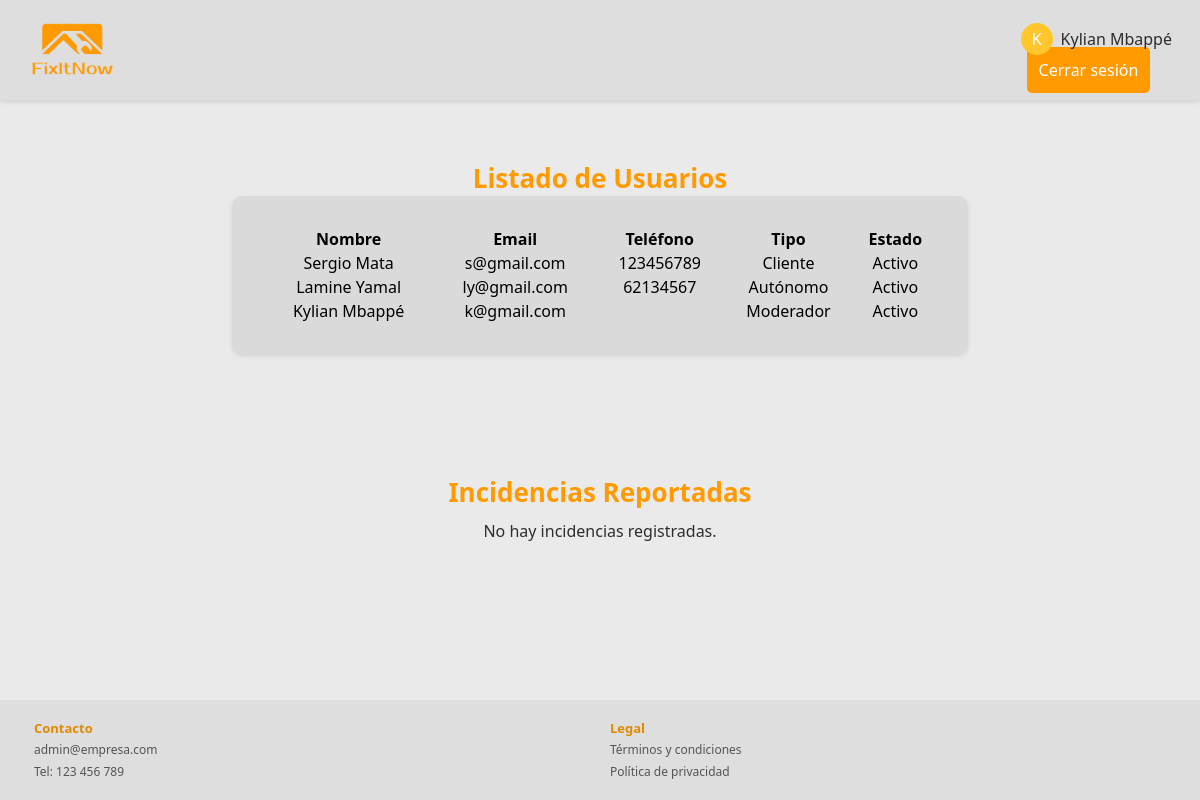
/vistas_usuarios/perfil_admin.php (signed in), run on the app's committed database.
### tables this page shows
CREATE TABLE `usuarios` (
  `id_usuario` int(11) NOT NULL,
  `nombre` varchar(255) NOT NULL,
  `apellido` varchar(255) NOT NULL,
  `email` varchar(255) NOT NULL,
  `contraseña` varchar(255) NOT NULL,
  `telefono` varchar(255) DEFAULT NULL,
  `direccion` text DEFAULT NULL,
  `DNI` varchar(9) NOT NULL,
  `foto_perfil` longblob NOT NULL,
  `id_tipo_usuario` int(11) DEFAULT NULL,
  `id_estado_usuario` int(11) DEFAULT NULL
);

CREATE TABLE `tipos_usuarios` (
  `id_tipo_usuario` int(11) NOT NULL,
  `tipo` varchar(255) NOT NULL
);

CREATE TABLE `estados_usuarios` (
  `id_estado_usuario` int(11) NOT NULL,
  `estado` varchar(255) NOT NULL
);

### vistas_usuarios/perfil_admin.php (the view, shortened to what this page needs)
<?php
require_once '../config/database.php';
try {
    $stmt = $pdo->prepare("
        SELECT u.*, tu.tipo as tipo_usuario, eu.estado as estado_usuario
        FROM usuarios u
        JOIN tipos_usuarios tu ON u.id_tipo_usuario = tu.id_tipo_usuario
        JOIN estados_usuarios eu ON u.id_estado_usuario = eu.id_estado_usuario
    ");
    $stmt->execute();
    $usuarios = $stmt->fetchAll();
    $stmt = $pdo->prepare("
        SELECT i.*
        FROM incidencias i
        ORDER BY i.titulo_incidencia DESC
    ");
    $stmt->execute();
    $incidencias = $stmt->fetchAll();
} catch (PDOException $e) {
    die("Error al obtener datos: " . $e->getMessage());
}
?>
<!DOCTYPE html>
<html lang="es">
<head>
    <link rel="stylesheet" href="../styles.css">
</head>
<body>
    <header>
        <div class="header-container">
            <div class="logo-container">
                <a href="../main.php">
                    <img src="../media/logo.png" alt="Logo" class="logo">
                </a>
            </div>
            <div class="user-container">
                <div class="profile-container">
                    <?php include '../includes/profile_header.php'; ?>
                    <a href="../includes/logout.php" class="submit-btn" style="margin-left: 10px;">Cerrar sesión</a>
                </div>
            </div>
        </div>
    </header>
    <div class="container1">
        <div class="document-container">
            <h1 class="document-title">Listado de Usuarios</h1>
            <div class="form-grid">
                <table>
                    <thead>
                        <tr>
                            <th>Nombre</th>
                            <th>Email</th>
                            <th>Teléfono</th>
                            <th>Tipo</th>
                            <th>Estado</th>
                        </tr>
                    </thead>
                    <tbody>
                        <?php foreach ($usuarios as $usuario): ?>
                            <tr>
                                <td><?= htmlspecialchars($usuario['nombre']) . ' ' . htmlspecialchars($usuario['apellido']) ?></td>
                                <td><?= htmlspecialchars($usuario['email']) ?></td>
                                <td><?= htmlspecialchars($usuario['telefono']) ?></td>
                                <td><?= htmlspecialchars($usuario['tipo_usuario']) ?></td>
                                <td><?= htmlspecialchars($usuario['estado_usuario']) ?></td>
                            </tr>
                        <?php endforeach; ?>
                    </tbody>
                </table>
            </div>
        </div>
        <div class="document-container">
            <h2 class="document-title">Incidencias Reportadas</h2>
            <?php if (count($incidencias) > 0): ?>
                <div class="form-grid">
                    <table>
                        <thead>
                            <tr>
                                <th>Persona</th>
                                <th>Email</th>
                                <th>Título</th>
                                <th>Descripción</th>
                            </tr>
                        </thead>
                        <tbody>
                            <?php foreach ($incidencias as $incidencia): ?>
                                <tr>
                                    <td><?= htmlspecialchars($incidencia['persona_incidencia']) ?></td>
                                    <td><?= htmlspecialchars($incidencia['mail_contacto']) ?></td>
                                    <td><?= htmlspecialchars($incidencia['titulo_incidencia']) ?></td>
                                    <td><?= htmlspecialchars($incidencia['cuerpo_incidencia']) ?></td>
                                </tr>
                            <?php endforeach; ?>
                        </tbody>
                    </table>
                </div>
            <?php else: ?>
                <p class="document-text">No hay incidencias registradas.</p>
            <?php endif; ?>
        </div>
    </div>
    <footer>
        <div class="footer-container">
            <div class="footer-section">
                <h4 class="footer-title">Contacto</h4>
                <ul class="footer-list">
                    <li><a href="#" class="footer-link">admin@empresa.com</a></li>
                    <li><a href="#" class="footer-link">Tel: 123 456 789</a></li>
                </ul>
            </div>
            <div class="footer-section">
                <h4 class="footer-title">Legal</h4>
                <ul class="footer-list">
                    <li><a href="#" class="footer-link">Términos y condiciones</a></li>
                    <li><a href="#" class="footer-link">Política de privacidad</a></li>
                </ul>
            </div>
        </div>
    </footer>
</body>
</html>

### includes/profile_header.php (shortened to what this page needs)
<?php
if (isset($_SESSION['usuario'])) {
    $perfil_url = '';
    switch ($_SESSION['usuario']['tipo']) {
        case 1:
            $perfil_url = 'vistas_usuarios/perfil_admin.php';
            break;
    }
    ?>
    <div class="profile-container">
        <a href="<?= $perfil_url ?>" class="profile-btn" style="text-decoration: none;">
            <div class="user-avatar"><?= strtoupper(substr($_SESSION['usuario']['nombre'], 0, 1)) ?></div>
            <span class="user-name"><?= htmlspecialchars($_SESSION['usuario']['nombre'] . ' ' . $_SESSION['usuario']['apellido']) ?></span>
        </a>
    </div>
<?php } else { ?>
    <a href="login.php" class="profile-btn">
        <span class="user-name">Iniciar Sesión</span>
    </a>
<?php } ?>

### styles.css (style rules this page uses)
:root { --color-primary: #FF9B00; --color-primary-dark: #E08A00; --color-primary-light: #FFC72C; --color-text: #2d2d2d; --color-text-light: #494949; --color-text-lighter: #555; --color-background: rgba(210, 210, 210, 0.5); --color-background-content: rgba(210, 210, 210, 0.688); --color-border: #D2D2D2; --color-white: white; --color-hover: #F5F5F5; --font-family: 'Segoe UI', Tahoma, Geneva, Verdana, sans-serif; --transition: all 0.3s ease; --radius-sm: 5px; --radius-md: 10px; --radius-lg: 20px; --shadow: 0 2px 4px rgba(0, 0, 0, 0.1); }
* { margin: 0; padding: 0; box-sizing: border-box; }
body { margin: 0; font-family: var(--font-family); display: flex; flex-direction: column; min-height: 100vh; position: relative; overflow: hidden; z-index: 0; }
a { color: grey; text-decoration: none; }
body::before { content: ''; position: fixed; top: 0; left: 0; width: 100%; height: 100%; background-color: #dcdcdc; background-size: cover; background-position: center; opacity: 0.6; z-index: -1; pointer-events: none; backdrop-filter: blur(5px); }
header { background-color: var(--color-background); padding: 0; box-shadow: var(--shadow); }
.header-container { max-width: 1400px; margin: 0 auto; padding: 0 24px; height: 100px; display: flex; align-items: center; justify-content: space-between; }
.logo-container { display: flex; align-items: center; }
.logo { height: 200px; margin-right: 16px; }
.user-container { display: flex; align-items: center; gap: 16px; }
.profile-container { position: relative; }
.profile-btn { display: flex; align-items: center; gap: 8px; background: none; border: none; cursor: pointer; padding: 4px; border-radius: var(--radius-lg); transition: var(--transition); }
.user-avatar { width: 32px; height: 32px; border-radius: 50%; background-color: var(--color-primary-light); color: var(--color-white); display: flex; align-items: center; justify-content: center; font-weight: 500; }
.user-name { color: var(--color-text); font-weight: 500; display: none; }
.container1 { display: flex; flex-direction: column; justify-content: flex-start; align-items: center; width: 100%; height: calc(100vh - 100px - 60px); padding-bottom: 20px; }
.document-container { display: flex; flex-direction: column; justify-content: center; padding: 20px; text-align: center; border-radius: var(--radius-md); width: 80%; margin: 40px auto; }
.textocookies, .document-text { padding: 10px; color: var(--color-text); font-size: 16px; }
.titulocookies, .document-title { font-size: 26px; color: #ff9b00; }
footer { background-color: var(--color-background); padding: 20px 0; width: 100%; margin-top: auto; position: absolute; bottom: 0; }
.footer-container { max-width: 1400px; margin: 0 auto; padding: 0 24px; height: 60px; display: flex; align-items: center; justify-content: space-between; }
.footer-section { flex: 1; min-width: 150px; margin: 10px; }
.footer-section h4, .footer-title { font-size: 13px; font-weight: bold; color: var(--color-primary-dark); }
.footer-section ul, .footer-list { list-style: none; padding: 0; }
.footer-section ul li a, .footer-link { text-decoration: none; color: var(--color-text-lighter); font-size: 12px; }
@media (min-width: 768px) { .user-name { display: inline-block; } }
@media (min-width: 768px) { .logo { height: 80px; } }
.submit-btn { background-color: var(--color-primary); color: white; padding: 12px; font-size: 16px; border: none; border-radius: var(--radius-sm); cursor: pointer; transition: var(--transition); }
.form-grid { display: flex; flex-direction: column; gap: 20px; width: 80%; max-width: 1000px; margin: 0 auto; background-color: var(--color-background-content); padding: 30px; border-radius: var(--radius-md); box-shadow: var(--shadow); }

### data on the page
usuarios: nombre "Sergio", apellido "Mata", email "s@gmail.com", telefono "123456789", id_tipo_usuario.tipo "Cliente", id_estado_usuario.estado "Activo"
usuarios: nombre "Lamine", apellido "Yamal", email "ly@gmail.com", telefono "62134567", id_tipo_usuario.tipo "Autónomo", id_estado_usuario.estado "Activo"
usuarios: nombre "Kylian", apellido "Mbappé", email "k@gmail.com", id_tipo_usuario.tipo "Moderador", id_estado_usuario.estado "Activo"

### other printed values
substr($_SESSION['usuario']['nombre'], 0, 1) "K"
